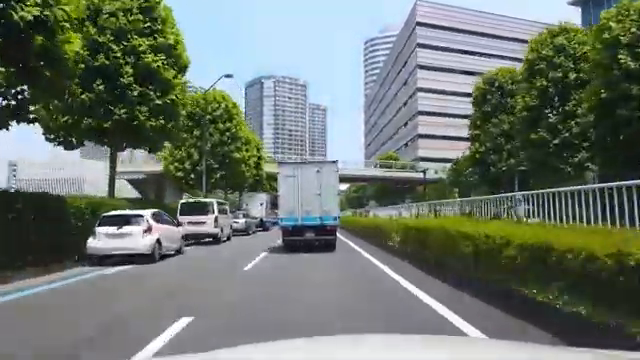
#> input picture frame 102 of videoplayback.mp4, 640 x 360 px, given in place of video_file.mp4, which was not available
$ jupyter execute copmvision-checkpoint.ipynb
#> lines starting #> are read from the running program, lines starting #| are printed output that depends on the picture; after the words box and inside, x2 and y2 are one past the last pixel; in counts of white or black regions, pixels touching at a corner belong together; pictures that were not available may be replaced by others from this repository, and a replacement may not be noted
[cell 1]
import cv2
import numpy as np

# Set up the video capture
cap = cv2.VideoCapture('video_file.mp4')

# Define the region of interest (ROI)
height, width = 480, 640
roi_vertices = [(0, height), (width // 2, height // 2), (width, height)]

# Define the color range for detecting the lane markings
lower_color = np.array([0, 0, 100])
upper_color = np.array([179, 50, 255])

# Define the parameters for the Hough transform
rho = 1
theta = np.pi / 180
threshold = 30
min_line_len = 20
max_line_gap = 5

while True:
    # Read a frame from the video capture
    ret, frame = cap.read()
#> frame is the input picture: shape (360, 640, 3); mean B, G, R 112.2, 120.1, 110.8

    # Convert the frame to grayscale
    gray = cv2.cvtColor(frame, cv2.COLOR_BGR2GRAY)
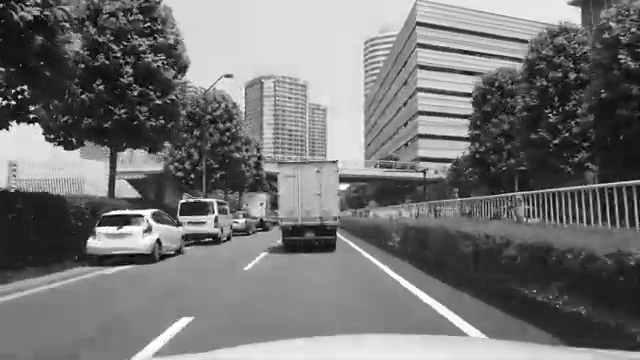
#> gray: shape (360, 640); min 0, max 255, mean 116.4

    # Apply a Gaussian blur to the grayscale frame
    blur = cv2.GaussianBlur(gray, (5, 5), 0)
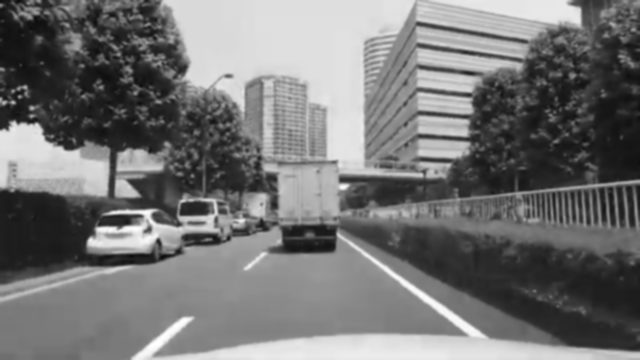
#> blur: shape (360, 640); min 11, max 255, mean 116.4

    # Apply a Canny edge detection to the blurred grayscale frame
    edges = cv2.Canny(blur, 50, 150)
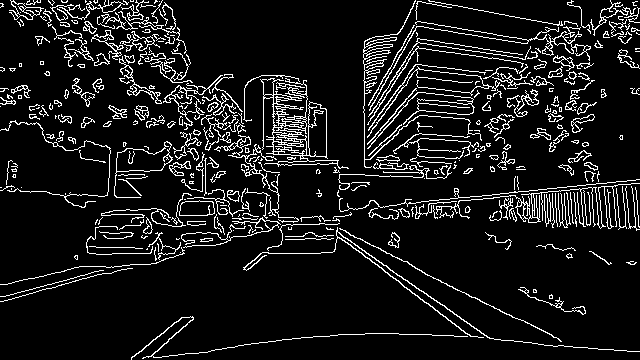
#> edges: shape (360, 640); 9.8% white in thin lines or dots

    # Define a mask to only keep the region of interest
    mask = np.zeros_like(edges)
    cv2.fillPoly(mask, [np.array(roi_vertices)], 255)
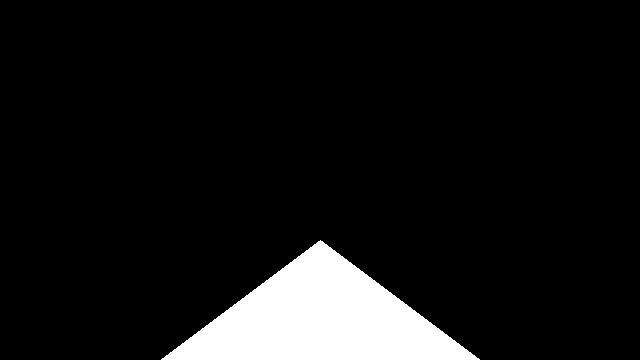
#> mask: shape (360, 640); 8.4% white; 1 white region, box (x1, y1, x2, y2) and area: (161, 240, 480, 360) 19240
    masked_edges = cv2.bitwise_and(edges, mask)
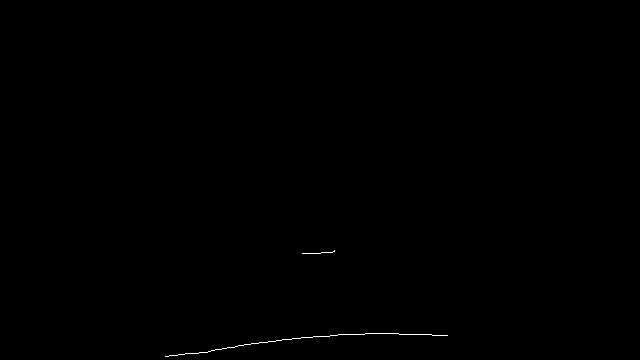
#> masked_edges: shape (360, 640); 0.14% white in thin lines or dots, all inside (x1, y1, x2, y2) = (165, 250, 448, 357)

    # Apply color filtering to the masked edges
    hsv = cv2.cvtColor(frame, cv2.COLOR_BGR2HSV)
#> hsv: shape (360, 640, 3); mean H, S, V 82, 67.5, 126.3
    color_mask = cv2.inRange(hsv, lower_color, upper_color)
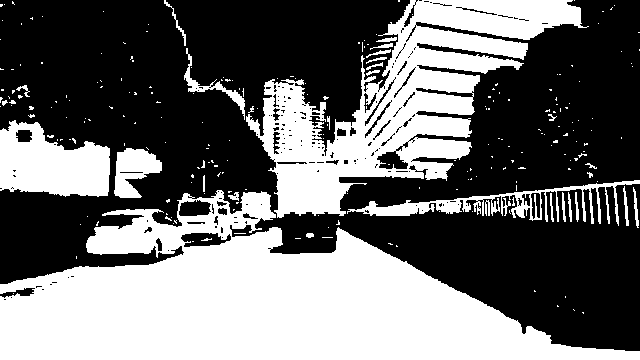
#> color_mask: shape (360, 640); 42.5% white; 239 white regions (210 under 20 px), largest, box (x1, y1, x2, y2) and area: (0, 190, 640, 360) 57216, (246, 0, 589, 218) 27610, (0, 120, 110, 197) 5991
    color_masked_edges = cv2.bitwise_and(masked_edges, color_mask)
#> color_masked_edges: shape (360, 640); 0.13% white in thin lines or dots, all inside (x1, y1, x2, y2) = (165, 251, 448, 357)

    # Apply a Hough transform to detect the lane markings
    lines = cv2.HoughLinesP(color_masked_edges, rho, theta, threshold, np.array([]), min_line_len, max_line_gap)
#> lines = [[211, 350, 304, 337], [375, 333, 398, 333], [399, 334, 431, 334], [330, 335, 374, 333], [165, 356, 210, 351]]

    # Draw the detected lane markings on the frame
    if lines is not None:
        for line in lines:
            x1, y1, x2, y2 = line[0]
            cv2.line(frame, (x1, y1), (x2, y2), (0, 255, 0), 3)
#> this loop made 5 passes
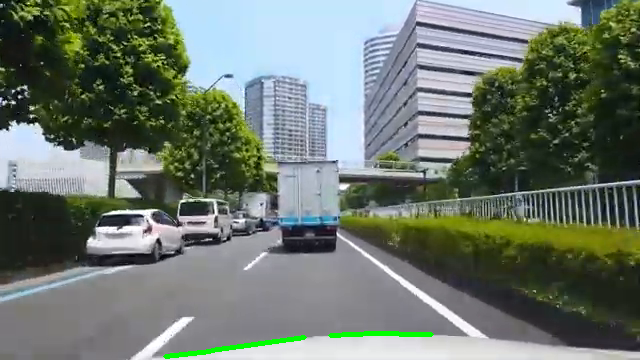
#> frame: shape (360, 640, 3); 0.53% of pixels changed, all inside (x1, y1, x2, y2) = (163, 331, 434, 359)

    # Display the frame with the detected lane markings
    cv2.imshow('Lane Detection', frame)

    # Break the loop if the 'q' key is pressed
    if cv2.waitKey(1) & 0xFF == ord('q'):
#> (key q is pressed here)
        break

# Release the video capture and close all windows
cap.release()
cv2.destroyAllWindows()

$ run again, starting later in the video
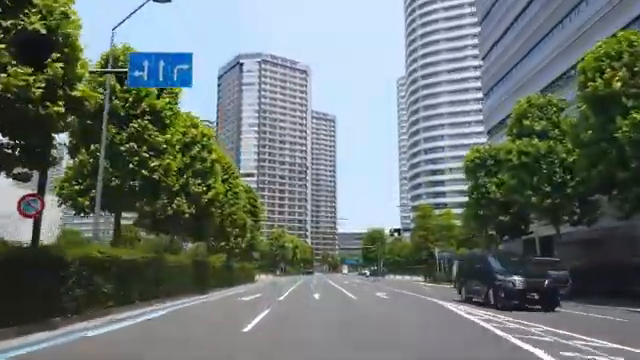
#> input picture frame 461 of videoplayback.mp4, 640 x 360 px, given in place of video_file.mp4, which was not available
#> frame is the input picture: shape (360, 640, 3); mean B, G, R 113.8, 117.5, 107.4
#> `edges = cv2.Canny(blur, 50, 150)`:
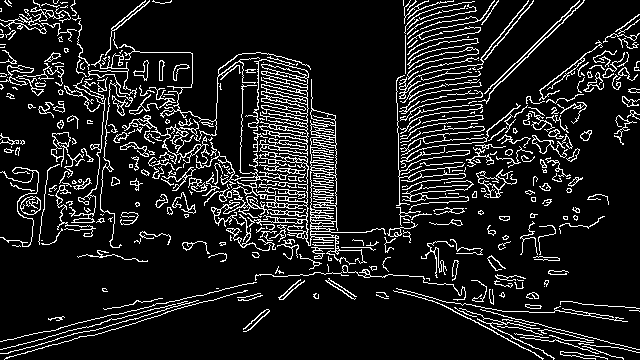
#> edges: shape (360, 640); 11.6% white in thin lines or dots
#> mask: shape (360, 640); 8.4% white; 1 white region, box (x1, y1, x2, y2) and area: (161, 240, 480, 360) 19240
#> masked_edges: shape (360, 640); 0.31% white in thin lines or dots, all inside (x1, y1, x2, y2) = (240, 242, 389, 332)
#> hsv: shape (360, 640, 3); mean H, S, V 80.5, 70, 126.3
#> color_mask: shape (360, 640); 40.7% white; 232 white regions (202 under 20 px), largest, box (x1, y1, x2, y2) and area: (178, 0, 508, 258) 44704, (0, 262, 640, 360) 39142, (39, 94, 114, 244) 3135
#> lines = [[279, 299, 303, 275], [273, 276, 299, 275], [248, 330, 269, 311], [325, 280, 354, 299], [328, 278, 356, 296], [245, 331, 268, 311]]
#> the loop `for line in lines:` made 6 passes
#> after the loop `for line in lines:`:
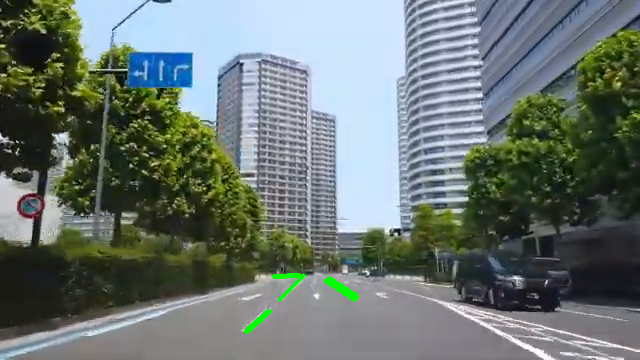
#> frame: shape (360, 640, 3); 0.34% of pixels changed, all inside (x1, y1, x2, y2) = (243, 273, 359, 334)

$ run again, starting later in the video
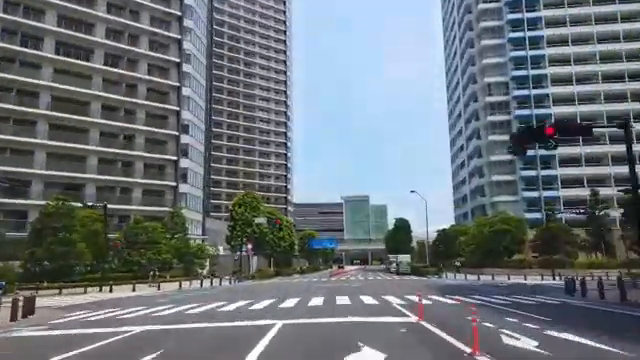
#> input picture frame 820 of videoplayback.mp4, 640 x 360 px, given in place of video_file.mp4, which was not available
#> frame is the input picture: shape (360, 640, 3); mean B, G, R 122.4, 116.3, 108.5
#> `edges = cv2.Canny(blur, 50, 150)`:
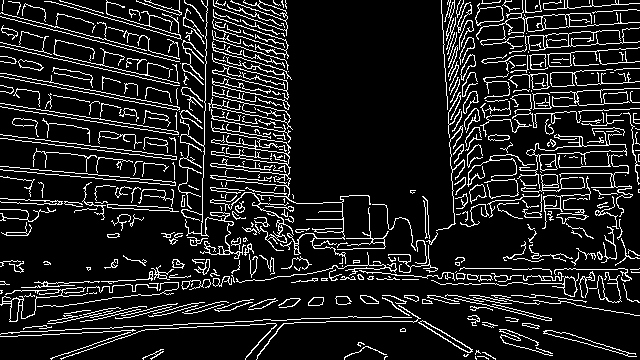
#> edges: shape (360, 640); 12.5% white in thin lines or dots
#> mask: shape (360, 640); 8.4% white; 1 white region, box (x1, y1, x2, y2) and area: (161, 240, 480, 360) 19240
#> masked_edges: shape (360, 640); 0.69% white in thin lines or dots, all inside (x1, y1, x2, y2) = (205, 242, 477, 360)
#> hsv: shape (360, 640, 3); mean H, S, V 91.5, 47.1, 126.6
#> color_mask: shape (360, 640); 37.3% white; 408 white regions (340 under 20 px), largest, box (x1, y1, x2, y2) and area: (0, 252, 640, 360) 41821, (44, 0, 233, 255) 6671, (530, 0, 640, 164) 6476
#> color_masked_edges: shape (360, 640); 0.61% white in thin lines or dots, all inside (x1, y1, x2, y2) = (205, 259, 477, 360)
#> lines = 15 rows, first 6: [394, 306, 468, 352], [287, 319, 356, 316], [326, 321, 425, 321], [209, 326, 275, 323], [407, 311, 446, 334], [245, 359, 279, 320]
#> the loop `for line in lines:` made 15 passes
#> after the loop `for line in lines:`:
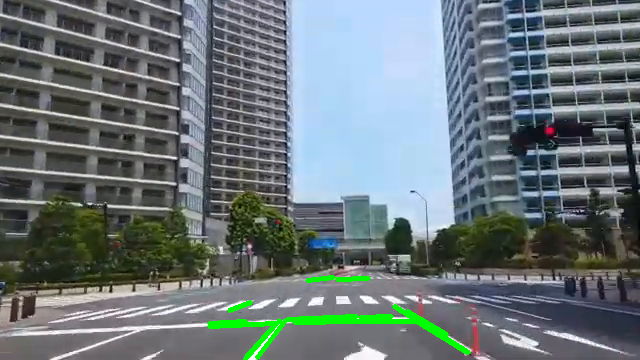
#> frame: shape (360, 640, 3); 1.34% of pixels changed, all inside (x1, y1, x2, y2) = (207, 275, 471, 360)
